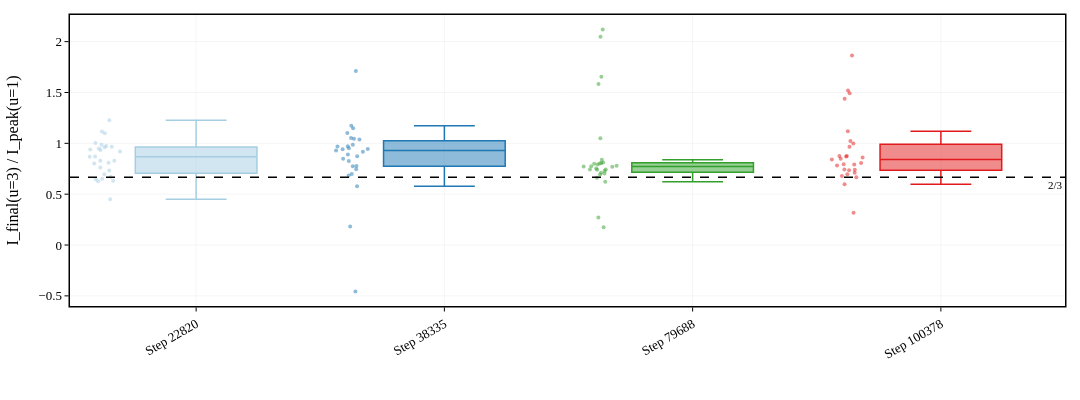

Source (notebook cell):
### Code cell
# -- Figure: Relaxation box plots per checkpoint --

fig = go.Figure()
for label, r in R.items():
    rdf = r['relax_df_fixed']
    if rdf.empty:
        continue
    fig.add_trace(go.Box(
        y=rdf['ratio_u3'], name=label,
        marker_color=STEP_COLORS[label],
        line_color=STEP_COLORS[label],
        boxpoints='all', jitter=0.3, pointpos=-1.5,
        marker=dict(size=4, opacity=0.5),
        line_width=1.5))

fig.add_hline(y=2/3, line_dash='dash', line_color='black', line_width=1.5,
              annotation_text='2/3', annotation_font_size=11,
              annotation_position='bottom right')

pub_layout(fig, width=FULL_W, height=400, legend_pos='none')
fig.update_xaxes(title_text='', tickangle=-30)
fig.update_yaxes(title_text='I_final(u=3) / I_peak(u=1)')
save_fig(fig, 'relaxation_boxplot_4ckpt.png')
fig.show()

### Figure 1 — Plotly figure (JSON) as saved in the notebook; plotly's stock layout.template omitted (floating-point values rounded to 4 significant figures)
{"data": [{"boxpoints": "all", "jitter": 0.3, "line": {"color": "#a6cee3", "width": 1.5}, "marker": {"color": "#a6cee3", "opacity": 0.5, "size": 4}, "name": "Step 22820", "pointpos": -1.5, "type": "box", "y": [1.004, 0.8022, 1.228, 0.6266, 0.9612, 0.4508, 0.6962, 0.6716, 0.8092, 0.7337, 0.8293, 1.116, 0.8279, 0.9862, 0.6458, 1.099, 0.9334, 0.9657, 0.7613, 0.9484, 0.631, 0.8677, 0.9387, 0.6528, 0.9188, 0.9735, 0.8698]}, {"boxpoints": "all", "jitter": 0.3, "line": {"color": "#1f78b4", "width": 1.5}, "marker": {"color": "#1f78b4", "opacity": 0.5, "size": 4}, "name": "Step 38335", "pointpos": -1.5, "type": "box", "y": [0.746, 0.6839, 1.712, 0.7768, 0.6983, 0.9514, 0.9856, 0.849, -0.4565, 0.9725, 1.038, 1.174, 0.5769, 0.9441, 0.1831, 0.9173, 0.9686, 0.9407, 0.7742, 1.053, 0.9283, 0.8257, 1.045, 1.149, 0.8893, 0.8723, 1.103]}, {"boxpoints": "all", "jitter": 0.3, "line": {"color": "#33a02c", "width": 1.5}, "marker": {"color": "#33a02c", "opacity": 0.5, "size": 4}, "name": "Step 79688", "pointpos": -1.5, "type": "box", "y": [0.7695, 0.7531, 0.1748, 0.7992, 0.7802, 1.654, 0.8104, 0.7316, 0.7427, 0.7045, 0.8006, 0.2702, 0.6939, 0.6615, 1.584, 0.7918, 0.7723, 0.7406, 0.6217, 0.7757, 2.119, 0.7115, 0.8389, 2.047, 0.7429, 0.8073, 1.05]}, {"boxpoints": "all", "jitter": 0.3, "line": {"color": "#e31a1c", "width": 1.5}, "marker": {"color": "#e31a1c", "opacity": 0.5, "size": 4}, "name": "Step 100378", "pointpos": -1.5, "type": "box", "y": [0.735, 0.8715, 1.865, 0.6783, 0.7415, 0.3167, 0.6674, 0.5985, 1.493, 1.023, 0.9989, 0.7395, 1.118, 0.697, 1.52, 0.807, 0.7921, 1.438, 0.795, 0.8747, 0.9669, 0.8473, 0.8418, 0.8615, 0.7812, 0.8746, 0.7106]}], "layout": {"annotations": [{"font": {"size": 11}, "showarrow": false, "text": "2/3", "x": 1, "xanchor": "right", "xref": "x domain", "y": 0.6667, "yanchor": "top", "yref": "y"}], "font": {"color": "black", "family": "Times New Roman, DejaVu Serif, serif", "size": 13}, "height": 400, "legend": {"bgcolor": "rgba(255,255,255,0.85)", "bordercolor": "black", "borderwidth": 1, "font": {"size": 11}, "visible": false}, "margin": {"b": 55, "l": 60, "r": 15, "t": 15}, "shapes": [{"line": {"color": "black", "dash": "dash", "width": 1.5}, "type": "line", "x0": 0, "x1": 1, "xref": "x domain", "y0": 0.6667, "y1": 0.6667, "yref": "y"}], "title": {}, "width": 1080, "xaxis": {"gridcolor": "rgba(0,0,0,0.08)", "gridwidth": 0.5, "linecolor": "black", "linewidth": 1.5, "mirror": true, "showgrid": true, "showline": true, "tickangle": -30, "tickcolor": "black", "ticklen": 4, "ticks": "outside", "tickwidth": 1, "title": {"text": ""}, "zeroline": false}, "yaxis": {"gridcolor": "rgba(0,0,0,0.08)", "gridwidth": 0.5, "linecolor": "black", "linewidth": 1.5, "mirror": true, "showgrid": true, "showline": true, "tickcolor": "black", "ticklen": 4, "ticks": "outside", "tickwidth": 1, "title": {"text": "I_final(u=3) / I_peak(u=1)"}, "zeroline": false}}}
